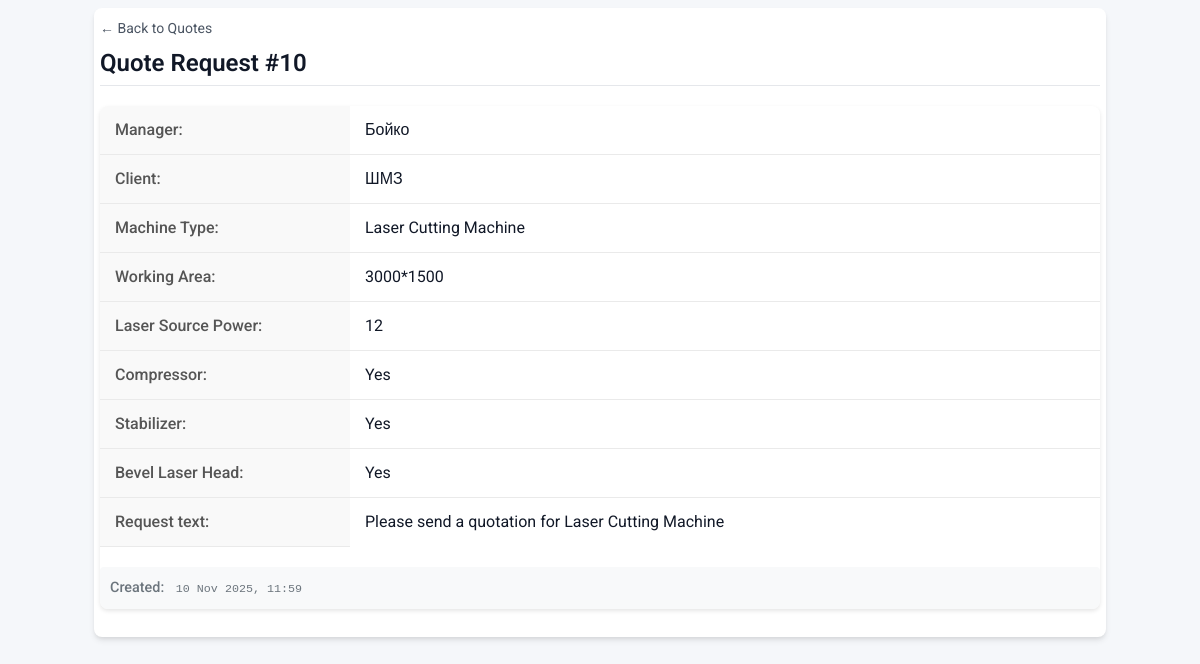
The app's page /quote/10/ (signed in) with its own data.
### base/models.py (models this page shows, shortened)
class Quote(models.Model):
    title = models.CharField(max_length=200, blank=True, null=True)  # Making it nullable temporarily
    manager = models.CharField(max_length=200)
    client = models.CharField(max_length=200)
    MACHINE_CHOICES = [
        ('laser_cutting', 'Laser Cutting Machine'),
        ('press_brake', 'Press Brake'),
        ('tube_laser', 'Tube Laser Cutting Machine'),
    ]
    machine_type = models.CharField(max_length=50, choices=MACHINE_CHOICES)
    working_area = models.CharField(max_length=200, blank=True, null=True)  # e.g. "3000x1500"
    laser_source_power = models.CharField(max_length=200, blank=True, null=True)  # e.g. "3000W"
    compressor = models.BooleanField(default=False)
    stabilizer = models.BooleanField(default=False)
    bevel_laser_head = models.BooleanField(default=False)
    bending_capacity = models.CharField(max_length=200, blank=True, null=True)  # e.g. "125 t"
    working_length = models.CharField(max_length=200, blank=True, null=True)  # e.g. "3200 mm"
    CNC_CHOICES = [
        ('DA_53T', 'Delem DA-53T'),
        ('DA_69T', 'Delem DA-69T'),
        ('DA_66T', 'Delem DA-66T'),
    ]
    CNC_type = models.CharField(max_length=200, blank=True, null=True, choices=CNC_CHOICES)  # e.g. "Delem DA-53T"
    AXIS_CHOICES = [
        ('6_1', '6+1 Axis'),
        ('4_1', '4+1 Axis'),
    ]
    axis_type = models.CharField(max_length=200, blank=True, null=True, choices=AXIS_CHOICES)  # e.g. "6+1 Axis"
    tube_length = models.CharField(max_length=200, blank=True, null=True)  # e.g. "6000 mm"
    tube_diameter = models.CharField(max_length=200, blank=True, null=True)  # e.g. "300 mm"
    length_of_unloading_table = models.CharField(max_length=200, blank=True, null=True)  # e.g. "3000 mm"
    LOADING_CHOICES = [
       ('automatic', 'Automatic'),
       ('semi_automatic', 'Semi-Automatic'),
       ('manual', 'Manual'),
   ]
    loading_type = models.CharField(max_length=20, choices=LOADING_CHOICES, blank=True)
    two_chucks = models.BooleanField(default=False)
    three_chucks = models.BooleanField(default=False)
    completed = models.BooleanField(default=False)
    additional_requirements = models.TextField(blank=True, null=True)
    attachment = models.FileField(upload_to='quote_attachments/%Y/%m/%d/', blank=True, null=True)
    created_at = models.DateTimeField(auto_now_add=True)
    updated_at = models.DateTimeField(auto_now=True)

### base/views.py (the view)
# urls.py: path('quote/<int:pk>/', QuoteDetail.as_view(), name='quote'),
class QuoteDetail(LoginRequiredMixin, DetailView):
    model = Quote
    context_object_name = 'quote'
    template_name = 'base/quote.html'
    def get_context_data(self, **kwargs):
        context = super().get_context_data(**kwargs)
        context['has_attachment'] = bool(self.object.attachment)
        return context

### base/templates/base/quote.html (shortened to what this page needs)
{% extends 'base/main.html' %}
{% block content %}
<div class="form-header">
    <a href="{% url 'quotes' %}" class="back-link">← Back to Quotes</a>
    <h1>Quote Request #{{ quote.id }}</h1>
</div>
<div class="quote-details">
    <table class="quote-table">
        <tr>
            <th>Manager:</th>
            <td>{{ quote.manager }}</td>
        </tr>
        <tr>
            <th>Client:</th>
            <td>{{ quote.client }}</td>
        </tr>
        <tr>
            <th>Machine Type:</th>
            <td>{{ quote.get_machine_type_display }}</td>
        </tr>
        {% if quote.machine_type == 'laser_cutting' %}
            <tr>
                <th>Working Area:</th>
                <td>{{ quote.working_area|default:"-" }}</td>
            </tr>
            <tr>
                <th>Laser Source Power:</th>
                <td>{{ quote.laser_source_power|default:"-" }}</td>
            </tr>
            {% if quote.compressor %}
            <tr>
                <th>Compressor:</th>
                <td>Yes</td>
            </tr>
            {% endif %}
            {% if quote.stabilizer %}
            <tr>
                <th>Stabilizer:</th>
                <td>Yes</td>
            </tr>
            {% endif %}
            {% if quote.bevel_laser_head %}
            <tr>
                <th>Bevel Laser Head:</th>
                <td>Yes</td>
            </tr>
            {% endif %}
        {% endif %}
        <tr>
            <th>Request text:</th>
            <td>{% if quote.request_text %}{{ quote.request_text }}{% else %}Please send a quotation for {{ quote.get_machine_type_display }}{% endif %}</td>
        </tr>
    </table>
    <div class="timestamp">
        <span class="timestamp-label">Created:</span>
        <span class="timestamp-value">{{ quote.created_at|date:"d M Y, H:i" }}</span>
    </div>
</div>
{% endblock %}

### base/static/base/css/styles.css (style rules this page uses)
:root { --color-primary: #2563eb; --color-primary-hover: #1d4ed8; --color-danger: #ef4444; --color-danger-hover: #dc2626; --color-success: #10B981; --color-success-hover: #0d9f70; --color-text: #111827; --color-text-light: #4b5563; --color-border: #e5e7eb; --color-bg: #ffffff; --color-bg-light: #f9fafb; --spacing-unit: 2px; --spacing-sm: calc(var(--spacing-unit) * 1.5); --spacing-md: calc(var(--spacing-unit) * 2); --spacing-lg: calc(var(--spacing-unit) * 3); --spacing-xl: calc(var(--spacing-unit) * 4); --border-radius: 6px; --border-radius-sm: 4px; --border-radius-lg: 8px; --shadow-sm: 0 1px 2px 0 rgba(0, 0, 0, 0.05); --shadow: 0 4px 6px -1px rgba(0, 0, 0, 0.1), 0 2px 4px -1px rgba(0, 0, 0, 0.06); --shadow-md: 0 10px 15px -3px rgba(0, 0, 0, 0.1), 0 4px 6px -2px rgba(0, 0, 0, 0.05); --transition: all 0.2s ease-in-out; }
body { background-color: #f5f7fa; font-family: 'Roboto', sans-serif; color: var(--color-text); margin: 0; padding: 0; line-height: 1.5; }
.form-header { margin-bottom: var(--spacing-lg); padding-bottom: var(--spacing-md); border-bottom: 1px solid var(--color-border); }
.form-header h1 { margin: var(--spacing-sm) 0 0; color: var(--color-text); font-size: 1.5rem; font-weight: 600; }
.back-link { display: inline-flex; align-items: center; color: var(--color-text-light); text-decoration: none; font-size: 0.875rem; margin-bottom: var(--spacing-sm); transition: var(--transition); }

### base/templates/base/quote.html (style rules this page uses)
.quote-details { margin: 20px 0; background: #fff; border-radius: 8px; box-shadow: 0 2px 4px rgba(0,0,0,0.1); overflow: hidden; }
.quote-table { width: 100%; border-collapse: collapse; }
.quote-table th, .quote-table td { padding: 12px 15px; text-align: left; border-bottom: 1px solid #eaeaea; }
.quote-table th { width: 25%; font-weight: 500; color: #555; background-color: #f9f9f9; }
.quote-table tr:last-child td { border-bottom: none; }
.timestamp { margin-top: 20px; padding: 10px; background-color: #f8f9fa; border-radius: 4px; font-size: 0.9em; color: #6c757d; }
.timestamp-label { font-weight: 500; margin-right: 8px; }
.timestamp-value { font-family: monospace; }

### records on screen
Quote: id "10", manager "Бойко", client "ШМЗ", machine_type "Laser Cutting Machine", working_area "3000*1500", laser_source_power "12", created_at "10 Nov 2025, 11:59"
